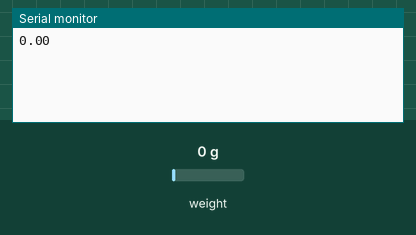
Simulated run of this sketch. Board: Arduino Uno, built with avr-gcc and run on an emulated ATmega328P. Parts: the last lines printed to the serial monitor. The inputs (shaded band) are chosen by the test bench; at power-on: weight on the scale 0 g.

Above: at 2.2 s.
2.3 s: weight on the scale set to 100 g
At 3.6 s:
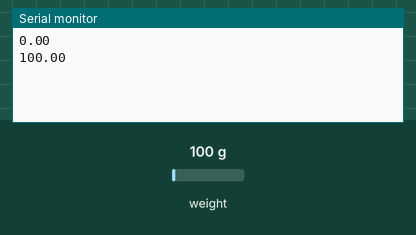
3.8 s: weight on the scale set to 1250 g
At 5.0 s:
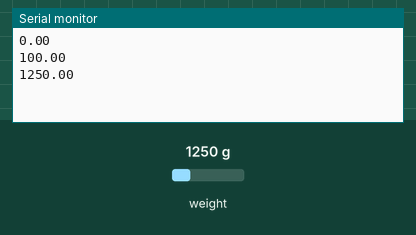
Timing chart, 0 to 6.8 s (numbered marks = the images above; inputs shaded):
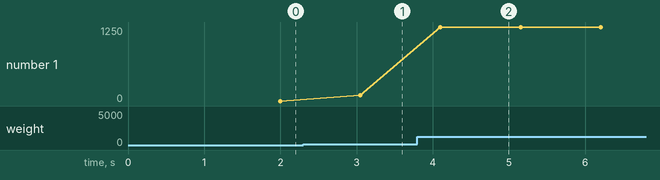

The sketch:

sketch_apr27a.ino
```cpp
#include "HX711.h"

//DT,SCKは実際の配線に応じる
const int DT_PIN = A3;
const int SCK_PIN = A1;
//キャリブレーション用変数。ロードセルに依存
const int calibrate_dec = -944;
HX711 scale;

void setup() {
Serial.begin(9600);
scale.begin(DT_PIN, SCK_PIN);
// scale.set_scale();の(calibrate_dec)内にロードセルに応じた値を入れる
// 使用したキッチンスケールだと-944がいい感じの値
scale.set_scale(calibrate_dec);
scale.tare();
}

void loop() {
// scale.get_units(10)の値を小数点以下2桁まで表示
//scale.get_units(10), 1にすれば1桁
Serial.println(scale.get_units(10), 2);
scale.power_down();
delay(50);
scale.power_up();
}
```

Measured:
- after the input at 2.3 s, the serial monitor: prints a new line after 0.75 s (image 1)
- after the input at 3.8 s, the serial monitor: prints a new line after 0.30 s (image 2)
- plotted number 1: 0 → 100 after the input at 2.3 s, 100 → 1250 after the input at 3.8 s
